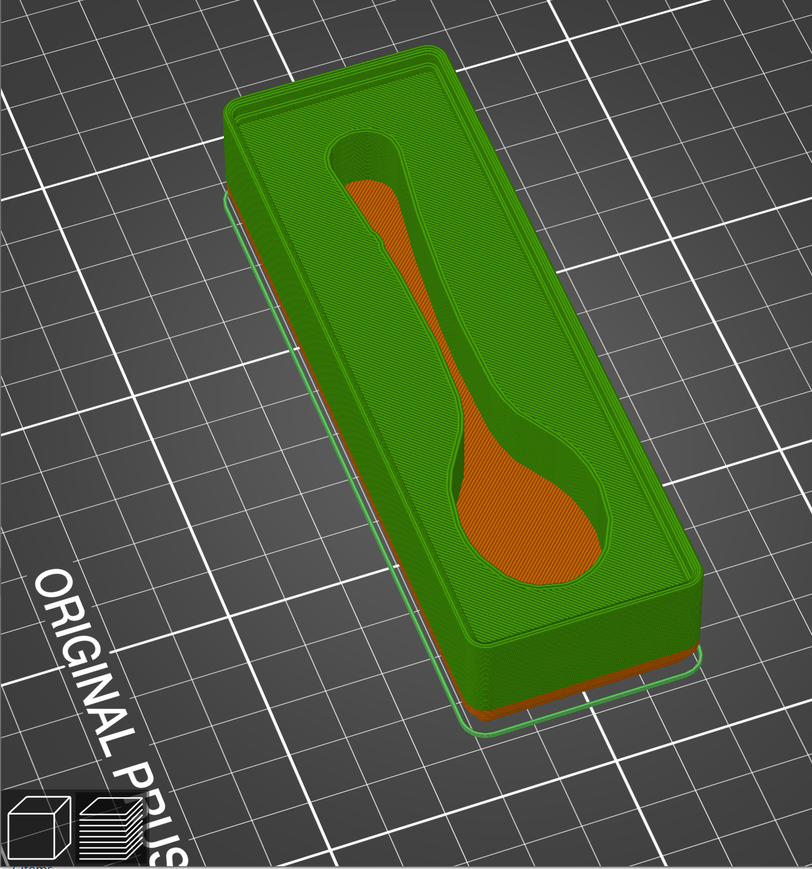
#> input picture spoon.png, 812 x 869 px, shrunk from 1462 x 1563 before the run
$ python -i morphology.py   (imports and definitions only)
#> lines starting #> are read from the running program, lines starting #| are printed output that depends on the picture
from dataclasses import dataclass
from typing import Literal

import cv2
import numpy as np
from skimage import morphology

from pipeline.contour_extraction import PCABox


@dataclass
class MorphologyParameters:
    """User-configurable inputs for Morphology: the minimum area (in
    pixels) a hole or object must have to survive cleanup, and the radius
    of the closing operation used to bridge small gaps and smooth away
    fine concave detail (e.g. SAM mask jitter along an edge) before that
    area filtering runs. Manmade objects are often symmetric, so the mask
    can optionally be combined with its own reflection across its PCA
    axes - lateral (left/right, across the major axis) and/or longitudinal
    (front/back, across the minor axis) - to clean up one-sided
    segmentation errors.
    """

    area: int = 1000
    closing_radius: int = 5
    symmetrize_lateral: bool = False
    symmetrize_longitudinal: bool = False
    symmetry_combine: Literal["and", "or"] = "or"


# [8 lines that did not run here, left out]


def _ReflectAcrossAxis(mask_u8: np.ndarray, center: np.ndarray, axis: np.ndarray) -> np.ndarray:
    """Reflects mask_u8 across the line through `center` in direction
    `axis`: points on the line are unchanged, the perpendicular component
    flips sign.
    """
    angle = float(np.arctan2(axis[1], axis[0]))
    c, s = np.cos(2 * angle), np.sin(2 * angle)
    rotation = np.array([[c, s], [s, -c]], dtype=np.float32)
    translation = center - rotation @ center
    transform = np.hstack([rotation, translation.reshape(2, 1)]).astype(np.float32)
    height, width = mask_u8.shape[:2]
    return cv2.warpAffine(mask_u8, transform, (width, height), flags=cv2.INTER_NEAREST, borderValue=0)


class Morphology:
    def __init__(self) -> None:
        self.parameters = MorphologyParameters()

    def Apply(self, mask_image: cv2.typing.MatLike) -> cv2.typing.MatLike:
        area = self.parameters.area
        radius = self.parameters.closing_radius
        if radius > 0:
            mask_image = morphology.binary_closing(mask_image, morphology.disk(radius))
        mask_image = morphology.remove_small_holes(mask_image, area_threshold=area)
        mask_image = morphology.remove_small_objects(mask_image, min_size=area)

        if self.parameters.symmetrize_lateral or self.parameters.symmetrize_longitudinal:
            mask_image = self._ApplySymmetry(mask_image)

        return mask_image

    # [24 lines left out: function _ApplySymmetry, not called in this run]

>>> import cv2
>>> picture = cv2.imread('../spoon.png', cv2.IMREAD_GRAYSCALE)
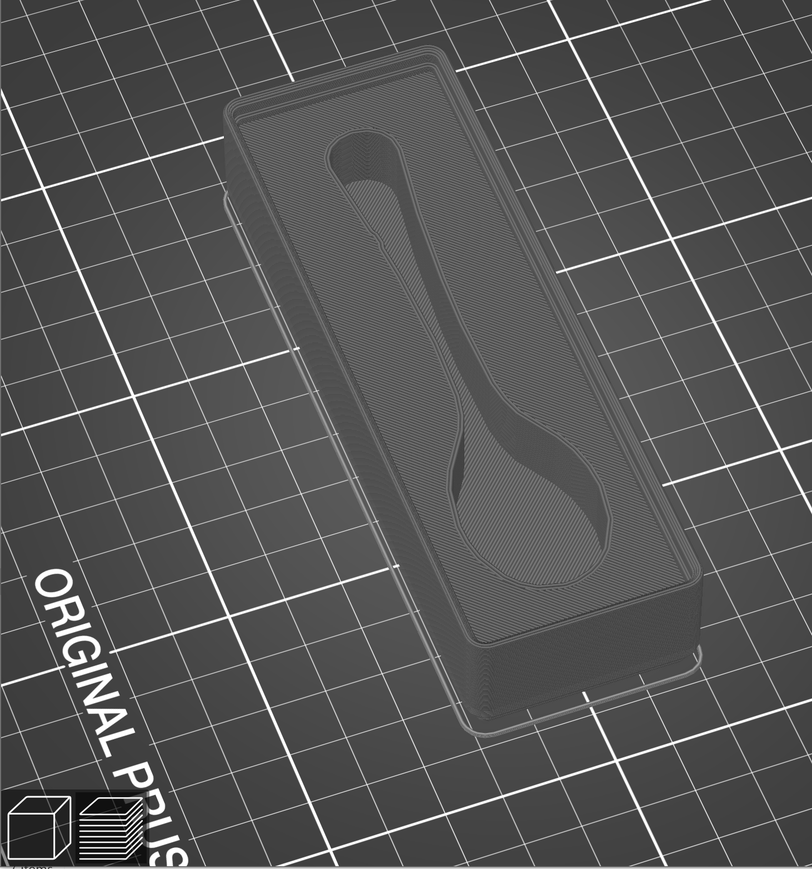
#> picture: shape (869, 812); min 0, max 255, mean 82.9
>>> result = Morphology().Apply(picture)
#> in Apply, `mask_image = morphology.binary_closing(mask_image, morphology.disk(rad..`: mask_image: shape (869, 812) bool; every value is 1
